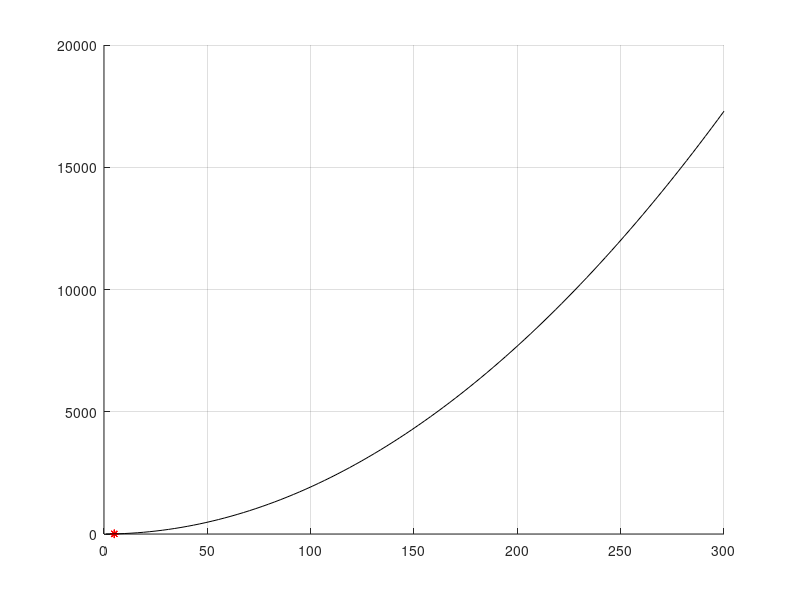

Write MATLAB code to recreate this figure.
clc;
clear all;
m=input("How many numbers to input for x : ");
count = 0;
input_1=[];
fprintf("Enter the numbers accordingly\n");
while count < m
    x = input('');
    input_1=[input_1 x];
    count = count + 1;
end
input_1;
fprintf("X= [");
fprintf("%d ",input_1);
fprintf("]\n");
length_x=length(input_1);

n=input("How many numbers to input for y : ");

counter = 0;
input_2=[];
fprintf("Enter the numbers accordingly\n");
while counter < n
    y = input('');
    input_2=[input_2 y];
    counter = counter + 1;
end

input_2;
fprintf("X= [");
fprintf("%d ",input_2);
fprintf("]\n");
length_y=length(input_2);

input_1st_2=input_1';
input_2nd_2=input_2';
A=[input_1st_2.^2 input_1st_2 ones(length_x,1)];
an=A'*A;
bn=A'*input_2nd_2;
xp=an\bn;
hold on; grid on;
x2=linspace(1,300);
y2=xp(1).*x2.^2+xp(2).*x2+xp(3);
plot(input_1st_2,input_2nd_2,'r*',x2,y2,'k');
err=A*xp-input_2nd_2;
fprintf("The Updated Equation for Least Parabola is y=(%f)*x^2+(%f)*x+(%f)\n",xp(1),xp(2),xp(3));